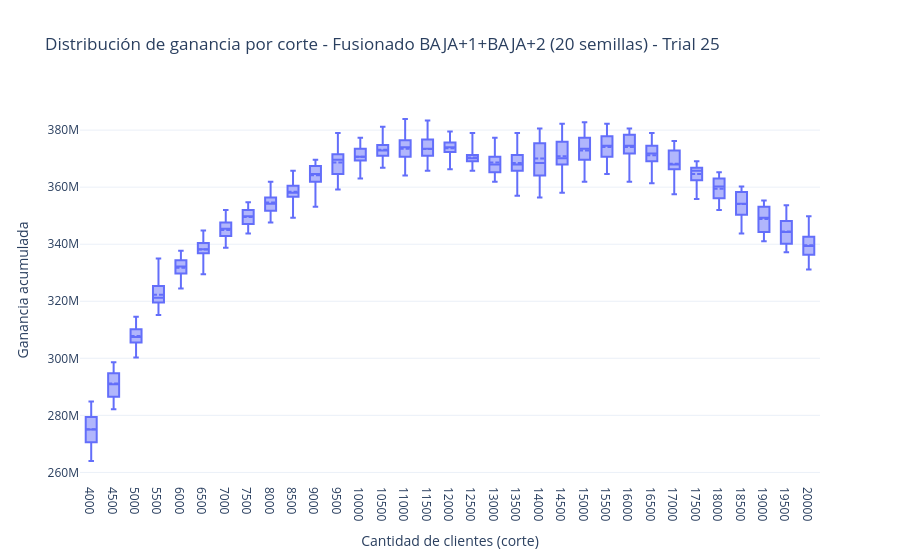

The cell this chart's notebook holds for it:
### Markdown cell above
**Boxplot de Ganancia por Corte en Mayo (Fusionado, 20 semillas, Trial 25 Optim/Valid Abril/Junio)**

### Code cell
# Estadísticas por corte sobre las 20 semillas, más q1 y q3 (percentiles 25 y 75) para las cajas
estadisticas_cortes = (
    df_ganancia_cortes.groupby('corte')['ganancia']
    .agg(['mean', 'std', 'min', 'max', 'median',
          lambda x: x.quantile(0.25), lambda x: x.quantile(0.75)])
)
estadisticas_cortes.columns = ['mean', 'std', 'min', 'max', 'median', 'q1', 'q3']

fig = go.Figure()

# Un boxplot por corte, armado con las estadísticas ya calculadas
fig.add_trace(go.Box(
    x=[str(c) for c in estadisticas_cortes.index],         # corte como texto: cada uno es una caja separada
    q1=estadisticas_cortes['q1'],                          # borde inferior de la caja
    median=estadisticas_cortes['median'],                  # línea del medio
    q3=estadisticas_cortes['q3'],                          # borde superior de la caja
    lowerfence=estadisticas_cortes['min'],                 # bigote inferior: mínimo de las 20 semillas
    upperfence=estadisticas_cortes['max'],                 # bigote superior: máximo de las 20 semillas
    mean=estadisticas_cortes['mean'],                      # media (línea punteada)
    sd=estadisticas_cortes['std'],
    boxmean=True,
))

fig.update_layout(
    title=f'Distribución de ganancia por corte - Fusionado BAJA+1+BAJA+2 ({n_semillas} semillas) - Trial 25',
    xaxis_title='Cantidad de clientes (corte)',
    yaxis_title='Ganancia acumulada',
    template='plotly_white'
)

fig.show()
